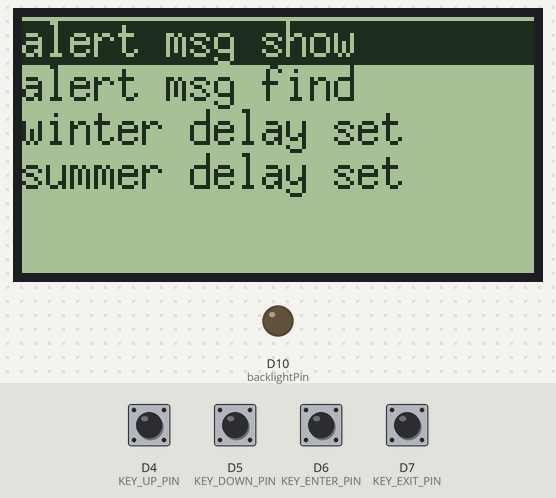
This sketch was run on a simulated Arduino Zero (SAMD21). Shown: 128×64 one-colour display, output pins drawn as LEDs (lit = HIGH). The inputs (shaded band) are chosen by the test bench; at power-on: D4 (KEY_UP_PIN), D5 (KEY_DOWN_PIN), D6 (KEY_ENTER_PIN), D7 (KEY_EXIT_PIN) HIGH. What the sketch prints to the serial monitor is not drawn.

Above: at 2.2 s.
2.3 s: D5 (KEY_DOWN_PIN) pulled LOW for 1 s
At 2.9 s:
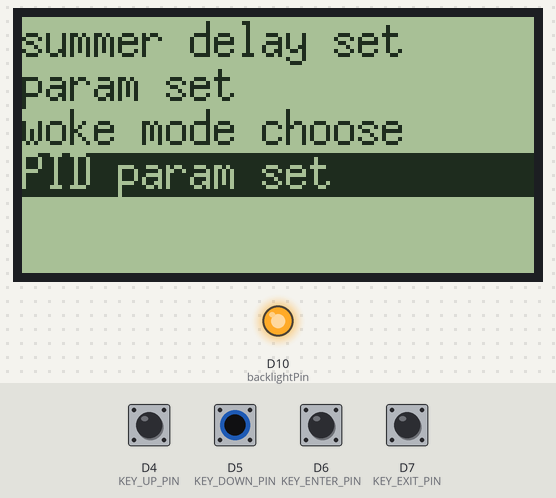
4.8 s: D4 (KEY_UP_PIN) pulled LOW for 0.15 s
At 5.5 s:
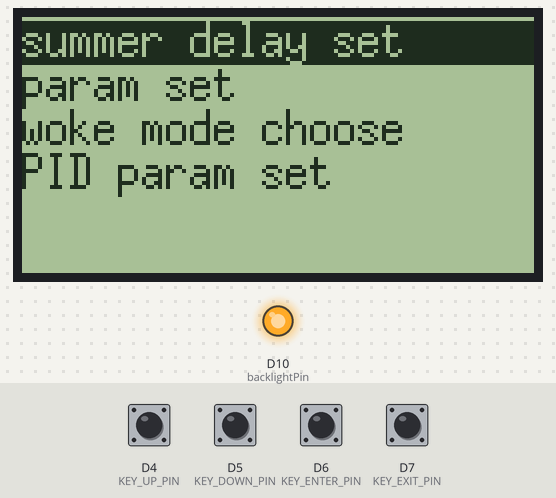
6.4 s: D4 (KEY_UP_PIN) pulled LOW for 1 s
At 6.5 s:
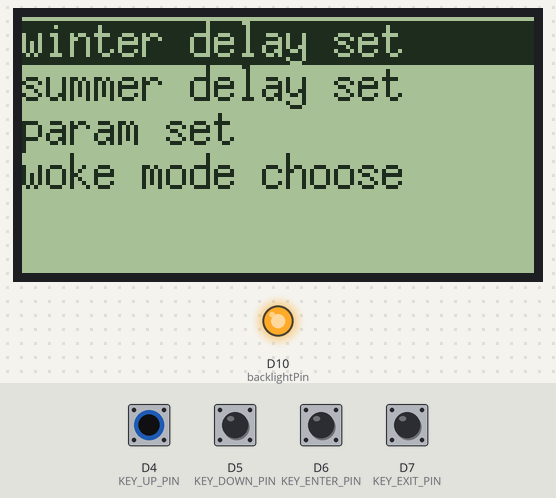
8.9 s: D5 (KEY_DOWN_PIN) pulled LOW for 0.15 s
At 9.8 s:
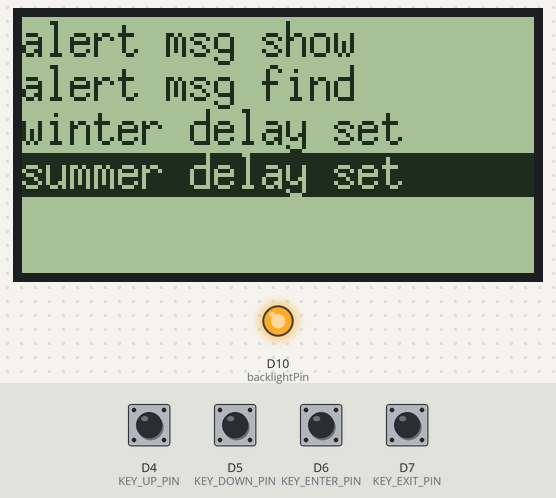
10.5 s: D5 (KEY_DOWN_PIN) pulled LOW for 0.15 s
At 10.6 s:
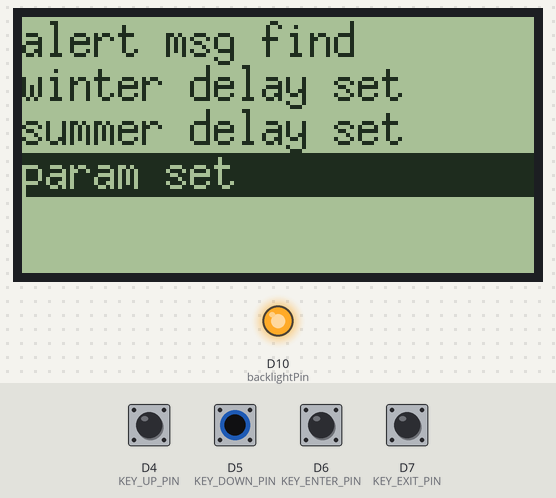
Timing chart, 0 to 17.1 s (numbered marks = the images above; inputs shaded):
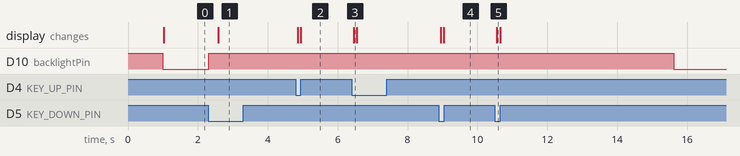

The sketch:

main.ino
```cpp
/*

    created by Mr.Chen

*/

#include "config.h"
#include "myfunctions.h"


void setup()
{
  pinMode(backlightPin, OUTPUT);
  Backlight("ON");
  /* 控制按键初始化 */
  keyObj.Initialise();

  /* 菜单之间的关联性设置 */
  main_menu[2].next = set_winter_delay;
  set_winter_delay[0].prev = main_menu;
  main_menu[3].next = set_summer_delay;
  set_summer_delay[0].prev = main_menu;
  main_menu[4].next = set_param_values;
  set_param_values[0].prev = main_menu;
  main_menu[5].next = set_work_mode;
  set_work_mode[0].prev = main_menu;
  main_menu[6].next = set_PID_values;
  set_PID_values[0].prev = main_menu;

  // 初始化当前菜单为第一集
  cur_item = main_menu;
  prev_item = NULL;
  // 当前选择菜单内第一项
  cur_item_index = 0;
  // 从第一项开始显示菜单
  disp_start_index = 0;
  // 为了初始化过程看清楚，按时3秒
  delay(1000);
  // 初始化完成，清屏并关闭LCD背光
  Backlight("OFF");

  menu_draw_required = 1;

#ifdef DEBUG
  Serial.begin(9600);
  while (!Serial) {
    ; // wait for serial port to connect. Needed for native USB port only
  }
  Serial.println("menu start");
#endif

}

void loop()
{
  // picture loop
  if (  menu_draw_required != 0 ) {
    u8g.firstPage();
    do  {
      drawMenu();
    } while ( u8g.nextPage() );
    menu_draw_required = 0;
  }

  updateMenu();

}
```

my_u8g_front_lib.cpp
```cpp
//
///*
//   逻辑参数设置菜单
//   逻辑菜单表示菜单项中的action函数要执行逻辑设置动作，即设置某个参数的逻辑值
//   逻辑菜单只需两个菜单项代表true和false
//   需要遵守的规则为：菜单中的文本需要设置为“ON”和“OFF”，
//   在执行动作函数的时候，可以将正确的参数传递过去，
//   动作函数的规则参照函数说明
//*/
//// mymenu logic_menu[2] = {
////     {2, "ON", MENU_PARAM, NULL, NULL, NULL},
////     {2, "OFF", MENU_PARAM, NULL, NULL, NULL}
//// };
//
//
//// uint8_t delay_param[2][13] = { // 0:winter, 1:summer
////     { 10,10 }, // 启动延时 10s
////     { 180,180 }, // M2开到位 180s
////     { 180,180 }, // M1开到位 180s
////     { 3,3 }, // 延时开J1 3s
////     { 3,3 }, // 延时开B1 3s
////     { 3,3 }, // 延时开B2 3s
////     { 3,3 }, // 延时开B3 3s
////     { 3,3 }, // 延时开B4 3s
////     { 10,10 }, // 停机延时 10s
////     { 1200,0 }, // 加湿延时 1200s 和 0s
////     { 10,10 }, // 延时停风阀 10s
////     { 180,180 } // M2关到位 180s
//// };
//
//// 第一级菜单
//mymenu main_menu[8] = {
//    {8, "参数显示", 0, MENU_SUBMENU, NULL, NULL, NULL},
//    {8, "报警信息显示", 0, MENU_SUBMENU, NULL, NULL, NULL},
//    {8, "报警信息查询", 0, MENU_SUBMENU, NULL, NULL, NULL},
//    {8, "冬季延时设置", 0, MENU_SUBMENU, NULL, NULL, NULL},
//    {8, "夏季延时设置", 0, MENU_SUBMENU, NULL, NULL, NULL},
//    {8, "参数设置", 0, MENU_SUBMENU, NULL, NULL, NULL},
//    {8, "工作模式选择", 0, MENU_SUBMENU, NULL, NULL, NULL},
//    {8, "PID参数设置", 0, MENU_SUBMENU, NULL, NULL, NULL}
//};
//
//// 第二级菜单
//
//mymenu cur_alert_message = {1, "cur_alert_message", MENU_ACTION_NONE, NULL, NULL, NULL};
//mymenu record_alert_message[30];
//
//mymenu set_winter_delay[13] = {
//    {13, "01 启动延时:     s", 10, MENU_ACTION_NUMBER, NULL, NULL, NULL},
//    {13, "02 M2开到位:     s",180, MENU_ACTION_NUMBER, NULL, NULL, NULL},
//    {13, "03 M1开到位:     s",180, MENU_ACTION_NUMBER, NULL, NULL, NULL},
//    {13, "04 延时开J1:     s",  3, MENU_ACTION_NUMBER, NULL, NULL, NULL},
//    {13, "05 延时开B1:     s",  3, MENU_ACTION_NUMBER, NULL, NULL, NULL},
//    {13, "06 延时开B2:     s",  3, MENU_ACTION_NUMBER, NULL, NULL, NULL},
//    {13, "07 延时开B3:     s",  3, MENU_ACTION_NUMBER, NULL, NULL, NULL},
//    {13, "08 延时开B4:     s",  3, MENU_ACTION_NUMBER, NULL, NULL, NULL},
//    {13, "09 停机延时:     s", 10, MENU_ACTION_NUMBER, NULL, NULL, NULL},
//    {13, "10 加湿延时:     s",1200, MENU_ACTION_NUMBER, NULL, NULL, NULL},
//    {13, "11 延时停阈:     s", 10, MENU_ACTION_NUMBER, NULL, NULL, NULL},
//    {13, "12 M2关延时:     s",180, MENU_ACTION_NUMBER, NULL, NULL, NULL},
//    {13, "13 M1关延时:     s",180, MENU_ACTION_NUMBER, NULL, NULL, NULL}
//};
//
//mymenu set_summer_delay[13] = {
//    {13, "14 启动延时:    s", 10, MENU_ACTION_NUMBER, NULL, NULL, NULL},
//    {13, "15 M2开到位:    s",180, MENU_ACTION_NUMBER, NULL, NULL, NULL},
//    {13, "16 M1开到位:    s",180, MENU_ACTION_NUMBER, NULL, NULL, NULL},
//    {13, "17 延时开J1:    s",  3, MENU_ACTION_NUMBER, NULL, NULL, NULL},
//    {13, "18 延时开B1:    s",  0, MENU_ACTION_NUMBER, NULL, NULL, NULL},
//    {13, "19 延时开B2;    s",  0, MENU_ACTION_NUMBER, NULL, NULL, NULL},
//    {13, "20 延时开B3;    s",  3, MENU_ACTION_NUMBER, NULL, NULL, NULL},
//    {13, "21 延时开B4:    s",  0, MENU_ACTION_NUMBER, NULL, NULL, NULL},
//    {13, "22 停机延时:    s", 10, MENU_ACTION_NUMBER, NULL, NULL, NULL},
//    {13, "23 加湿延时:    s",  0, MENU_ACTION_NUMBER, NULL, NULL, NULL},
//    {13, "24 延时停阈:    s", 10, MENU_ACTION_NUMBER, NULL, NULL, NULL},
//    {13, "25 M2关延时:    s",180, MENU_ACTION_NUMBER, NULL, NULL, NULL},
//    {13, "26 M1关延时:    s",180, MENU_ACTION_NUMBER, NULL, NULL, NULL}
//};
//
//mymenu set_param_values[8] = {
//    {8, "T01 =     'C",  0, MENU_ACTION_NUMBER, NULL, NULL, NULL},
//    {8, "F01 =      %",  0, MENU_ACTION_NUMBER, NULL, NULL, NULL},
//    {8, "T02 =     'C",  0, MENU_ACTION_NUMBER, NULL, NULL, NULL},
//    {8, "F02 =      %",  0, MENU_ACTION_NUMBER, NULL, NULL, NULL},
//    {8, "T03 =     'C",  0, MENU_ACTION_NUMBER, NULL, NULL, NULL},
//    {8, "F03 =      %",  0, MENU_ACTION_NUMBER, NULL, NULL, NULL},
//    {8, "T05 =     'C",  0, MENU_ACTION_NUMBER, NULL, NULL, NULL},
//    {8, "F05 =      %",  0, MENU_ACTION_NUMBER, NULL, NULL, NULL}
//};
//
//mymenu set_work_pattern[6] = {
//    {6, "模式1", 0, MENU_ACTION_LOGIC, NULL, NULL, NULL},
//    {6, "模式2", 0, MENU_ACTION_LOGIC, NULL, NULL, NULL},
//    {6, "模式3", 0, MENU_ACTION_LOGIC, NULL, NULL, NULL},
//    {6, "模式4", 0, MENU_ACTION_LOGIC, NULL, NULL, NULL},
//    {6, "模式5", 0, MENU_ACTION_LOGIC, NULL, NULL, NULL},
//    {6, "模式6", 0, MENU_ACTION_LOGIC, NULL, NULL, NULL}
//};
//
//mymenu set_PID_values[6] = {
//    {6, "PID1参数", 0, MENU_ACTION_NONE, NULL, NULL, NULL},
//    {6, "P1 = ", 0, MENU_ACTION_NUMBER, NULL, NULL, NULL},
//    {6, "I1 = ", 0, MENU_ACTION_NUMBER, NULL, NULL, NULL},
//    {6, "PID2参数", 0, MENU_ACTION_NONE, NULL, NULL, NULL},
//    {6, "P2 = ", 0, MENU_ACTION_NUMBER, NULL, NULL, NULL},
//    {6, "I2 = ", 0, MENU_ACTION_NUMBER, NULL, NULL, NULL}
//};
```

myfunctions.cpp
```cpp
#include "config.h"
#include "myfunctions.h"
/*
   逻辑动作测试函数

   @var const char* stat 根据此参数来执行动作，这里测试PIN13的LED
*/
//void ledtest(const char *stat)
//{
//    //根据参数决定LED开关
//#ifdef DEBUG
//    Serial.println(stat);
//#endif
//    digitalWrite(LED_PIN, strcmp(stat, "ON") ? LOW : HIGH);
//}

/*
   关闭LCD背光
   此函数符合菜单动作定义规则，即无返回值、一个字符串参数

   @var const char* stat 值为“ON"打开背光，为“OFF”关闭背光
*/
void Backlight(const char *stat)
{
    //这里定义了一个逻辑动作
    //根据参数决定LCD背光的开关
    digitalWrite(backlightPin, strcmp(stat, "ON") ? LOW : HIGH);
}

KEY::KEY(void) {};
KEY::~KEY(void) {};

void KEY::Initialise() {
    //设置按键为上拉电阻输入（低电平有效）
    pinMode(KEY_UP_PIN, INPUT_PULLUP);
    pinMode(KEY_DOWN_PIN, INPUT_PULLUP);
    pinMode(KEY_ENTER_PIN, INPUT_PULLUP);
    pinMode(KEY_EXIT_PIN, INPUT_PULLUP);

    // 初始化按键值为高电平
    k_down = HIGH;
    k_up = HIGH;
    k_enter = HIGH;
    k_exit = HIGH;
    old_k_up = HIGH;
    old_k_down = HIGH;
    old_k_enter = HIGH;
    old_k_exit = HIGH;
    // 按键开始计时
    starttime = millis();

}

int KEY::getKeyAction() {

    endtime = millis();
    //计算无按键时间，决定是否关闭LCD背光
    if (endtime - starttime > 5000) {
        Backlight("OFF");
    }

    old_k_up = digitalRead(KEY_UP_PIN);
    old_k_down = digitalRead(KEY_DOWN_PIN);
    old_k_enter = digitalRead(KEY_ENTER_PIN);
    old_k_exit = digitalRead(KEY_EXIT_PIN);

    delay(KEY_TREMBLE_TIME);

    k_up = digitalRead(KEY_UP_PIN);
    k_down = digitalRead(KEY_DOWN_PIN);
    k_enter = digitalRead(KEY_ENTER_PIN);
    k_exit = digitalRead(KEY_EXIT_PIN);

    //有键按下，打开LCD背光，计时清零
    if (k_up == LOW || k_down == LOW || k_enter == LOW || k_exit == LOW) {
        //myGLCD.disableSleep();
        Backlight("ON");
        starttime = endtime;
    }

    int key_action = KEY_NONE_ACTION;
    // 检测按键
    if (k_up == LOW && old_k_up == LOW) {
        key_action = KEY_UP_ACTION;
    }
    else if (k_down == LOW && old_k_down == LOW) {
        key_action = KEY_DOWN_ACTION;
    }
    else if (k_enter == LOW && old_k_enter == LOW) {
        key_action = KEY_ENTER_ACTION;
    }
    else if (k_exit == LOW && old_k_exit == LOW) {
        key_action = KEY_EXIT_ACTION;
    }
    else {
        key_action = KEY_NONE_ACTION;
    }

    return key_action;

}


void updateMenu(void)
{
    int cur_menu_num = cur_item[0].num;
    int idx = disp_start_index + cur_item_index;

    switch (keyObj.getKeyAction())
    {
    case KEY_UP_ACTION:
        if(flag_changing_param_val)
        {
            cur_item[idx].param_val += 0.1;
            break;
        }

        cur_item_index--;
        /* 菜单项上选择是否越界 */
        if (cur_item_index < 0)
        {
            cur_item_index = 0;
            disp_start_index--;
            if (disp_start_index < 0)   disp_start_index = 0;
        }

        break;
    case KEY_DOWN_ACTION:
        if(flag_changing_param_val)
        {
            cur_item[idx].param_val -= 0.1;
            break;
        }

        cur_item_index++;
        /* 菜单项下选择是否越界 */
        if (cur_item_index >= MENU_MAX_ROW || cur_item_index >= cur_menu_num)
        {
            if (cur_item_index >= cur_menu_num)	    cur_item_index = cur_menu_num - 1;
            if (cur_item_index >= MENU_MAX_ROW)	  cur_item_index = MENU_MAX_ROW - 1;
            if (disp_start_index + MENU_MAX_ROW < cur_menu_num)	disp_start_index ++;
        }
        break;
    case KEY_ENTER_ACTION:
        // 计算此时菜单项索引值
        if (cur_item[idx].next != NULL && cur_item[idx].type == MENU_SUBMENU)
        {
            // 条件成立说明此菜单项指向了下一级菜单
            prev_item = cur_item;
            cur_item = cur_item[idx].next;
            // 重置菜单项索引和绘图索引
            cur_item_index = 0;
            disp_start_index = 0;
        }
        else if ( cur_item[idx].type == MENU_ACTION_NUMBER )
        {
            flag_changing_param_val = true;
        }
        else if (cur_item[idx].type == MENU_ACTION_LOGIC)
        {
            //cur_item[idx].action();
        }
        break;
    case KEY_EXIT_ACTION:
        if(flag_changing_param_val)
        {
            flag_changing_param_val = false;
            break;
        }
        if (prev_item != NULL)
        {
            cur_item = prev_item;
            prev_item = cur_item[0].prev;
            // 重置菜单项索引和绘图索引
            cur_item_index = 0;
            disp_start_index = 0;

        }
        break;
    default:
        return;
        break;
    }
    menu_draw_required = true;

}


void drawMenu()
{

    int i, h;
    u8g_uint_t w, d;

    u8g.setFont(u8g_font_6x13);
    u8g.setFontRefHeightText();
    u8g.setFontPosTop();

    h = u8g.getFontAscent() - u8g.getFontDescent();
    w = u8g.getWidth();

    for ( i = 0; i < min(MENU_MAX_ROW,cur_item[0].num); i++ )
    {
        int idx_temp = i+disp_start_index;
        char *label = cur_item[idx_temp].label;
        if (cur_item[idx_temp].type == MENU_ACTION_NUMBER)
        {
            char char_temp[8];
            if (flag_changing_param_val)
                sprintf(char_temp,"U/D %10.0f",cur_item[idx_temp].param_val);
            else
                sprintf(char_temp,"    %10.0f",cur_item[idx_temp].param_val);

            for (int i_temp=0; i_temp < strlen(char_temp); i_temp++)
            {
                label[6 + i_temp] = char_temp[i_temp];
            }
        }

        d = (w - u8g.getStrWidth(label)) / 2;
        u8g.setDefaultForegroundColor();
        if ( i == cur_item_index )
        {
            u8g.drawBox(0, i * h + 1, w, h);
            u8g.setDefaultBackgroundColor();
        }
        //u8g.drawStr(d, i * h, label);
        u8g.drawStr(0, i * h, label);

    }

}


// 第一级菜单
mymenu main_menu[7] = {
    {7, "alert msg show", 0, MENU_SUBMENU, NULL, NULL, NULL},
    {7, "alert msg find", 0, MENU_SUBMENU, NULL, NULL, NULL},
    {7, "winter delay set", 0, MENU_SUBMENU, NULL, NULL, NULL},
    {7, "summer delay set", 0, MENU_SUBMENU, NULL, NULL, NULL},
    {7, "param set", 0, MENU_SUBMENU, NULL, NULL, NULL},
    {7, "woke mode choose", 0, MENU_SUBMENU, NULL, NULL, NULL},
    {7, "PID param set", 0, MENU_SUBMENU, NULL, NULL, NULL}
};

// 第二级菜单

mymenu cur_alert_message = {1, "cur_alert_message: ",0, MENU_ACTION_NONE, NULL, NULL, NULL};
mymenu record_alert_message[30];

mymenu set_winter_delay[13] = {
    {13, "01setupdey:    s", 10, MENU_ACTION_NUMBER, NULL, NULL, NULL},
    {13, "02M2done:      s",180, MENU_ACTION_NUMBER, NULL, NULL, NULL},
    {13, "03M1done:      s",180, MENU_ACTION_NUMBER, NULL, NULL, NULL},
    {13, "04delayJ1:     s",  3, MENU_ACTION_NUMBER, NULL, NULL, NULL},
    {13, "05delayB1:     s",  3, MENU_ACTION_NUMBER, NULL, NULL, NULL},
    {13, "06delayB2:     s",  3, MENU_ACTION_NUMBER, NULL, NULL, NULL},
    {13, "07delayB3:     s",  3, MENU_ACTION_NUMBER, NULL, NULL, NULL},
    {13, "08delayB4:     s",  3, MENU_ACTION_NUMBER, NULL, NULL, NULL},
    {13, "09shutdel:     s", 10, MENU_ACTION_NUMBER, NULL, NULL, NULL},
    {13, "10wetdel :     s",1200, MENU_ACTION_NUMBER, NULL, NULL, NULL},
    {13, "11delthr :     s", 10, MENU_ACTION_NUMBER, NULL, NULL, NULL},
    {13, "12M2close:     s",180, MENU_ACTION_NUMBER, NULL, NULL, NULL},
    {13, "13M1close:     s",180, MENU_ACTION_NUMBER, NULL, NULL, NULL}
};

mymenu set_summer_delay[13] = {
    {13, "14setupdey:    s", 10, MENU_ACTION_NUMBER, NULL, NULL, NULL},
    {13, "15M2done:      s",180, MENU_ACTION_NUMBER, NULL, NULL, NULL},
    {13, "16M1done:      s",180, MENU_ACTION_NUMBER, NULL, NULL, NULL},
    {13, "17delayJ1:     s",  3, MENU_ACTION_NUMBER, NULL, NULL, NULL},
    {13, "18delayB1:     s",  3, MENU_ACTION_NUMBER, NULL, NULL, NULL},
    {13, "19delayB2:     s",  3, MENU_ACTION_NUMBER, NULL, NULL, NULL},
    {13, "20delayB3:     s",  3, MENU_ACTION_NUMBER, NULL, NULL, NULL},
    {13, "21delayB4:     s",  3, MENU_ACTION_NUMBER, NULL, NULL, NULL},
    {13, "22shutdel:     s", 10, MENU_ACTION_NUMBER, NULL, NULL, NULL},
    {13, "23wetdel :     s",0, MENU_ACTION_NUMBER, NULL, NULL, NULL},
    {13, "24delthr :     s", 10, MENU_ACTION_NUMBER, NULL, NULL, NULL},
    {13, "25M2close:     s",180, MENU_ACTION_NUMBER, NULL, NULL, NULL},
    {13, "26M1close:     s",180, MENU_ACTION_NUMBER, NULL, NULL, NULL}
};

mymenu set_param_values[8] = {
    {8, "T01 =     'C",  10, MENU_ACTION_NUMBER, NULL, NULL, NULL},
    {8, "F01 =      %",  11, MENU_ACTION_NUMBER, NULL, NULL, NULL},
    {8, "T02 =     'C",  12, MENU_ACTION_NUMBER, NULL, NULL, NULL},
    {8, "F02 =      %",  13, MENU_ACTION_NUMBER, NULL, NULL, NULL},
    {8, "T03 =     'C",  13, MENU_ACTION_NUMBER, NULL, NULL, NULL},
    {8, "F03 =      %",  14, MENU_ACTION_NUMBER, NULL, NULL, NULL},
    {8, "T05 =     'C",  54, MENU_ACTION_NUMBER, NULL, NULL, NULL},
    {8, "F05 =      %",  16, MENU_ACTION_NUMBER, NULL, NULL, NULL}
};

mymenu set_work_mode[6] = {
    {6, "mode 1", 0, MENU_ACTION_LOGIC, NULL, NULL, NULL},
    {6, "mode 2", 0, MENU_ACTION_LOGIC, NULL, NULL, NULL},
    {6, "mode 3", 0, MENU_ACTION_LOGIC, NULL, NULL, NULL},
    {6, "mode 4", 0, MENU_ACTION_LOGIC, NULL, NULL, NULL},
    {6, "mdoe 5", 0, MENU_ACTION_LOGIC, NULL, NULL, NULL},
    {6, "mode 6", 0, MENU_ACTION_LOGIC, NULL, NULL, NULL}
};

mymenu set_PID_values[6] = {
    {6, "PID1 param", 0, MENU_ACTION_NONE, NULL, NULL, NULL},
    {6, "P1 = ", 12, MENU_ACTION_NUMBER, NULL, NULL, NULL},
    {6, "I1 = ", 12, MENU_ACTION_NUMBER, NULL, NULL, NULL},
    {6, "PID2 param", 0, MENU_ACTION_NONE, NULL, NULL, NULL},
    {6, "P2 = ", 13, MENU_ACTION_NUMBER, NULL, NULL, NULL},
    {6, "I2 = ", 13, MENU_ACTION_NUMBER, NULL, NULL, NULL}
};


// 定义菜单操作需要的全局变量
// 分别为当前菜单、上一级菜单、当前菜单项索引和开始显示的菜单项索引
mymenu *cur_item, *prev_item;
int cur_item_index, disp_start_index;

bool menu_draw_required = false;
bool flag_changing_param_val = false;

U8GLIB_ST7920_128X64_1X u8g(LCD_EN_PIN, LCD_RW_PIN, LCD_RS_PIN);
KEY keyObj;
```

myfunctions.h
```cpp
#ifndef MYFUNCTIONS_H
#define MYFUNCTIONS_H

#include "config.h"


/*
   菜单结构
   一个数组既代表一级菜单，数组中的一个元素就是一个菜单项，就是一个单独的结构体，
   数组中的第一个元素中的num值很重要，表示本级菜单具有多少个菜单项。

   @var int num 本级菜单数量，必须在第一项中设置正确的菜单项数量
   @var char* label 菜单文本
   @var int type 此项类型，参考宏定义
   @var void (*action)(const char *) 指向动作的函数指针，此项要执行的具体动作函数
   @var mymenu* next 下一级菜单，只需在菜单的第一项设置，其他项置空（NULL）即可
   @var mymenu* prev 上一级菜单，同上
*/
typedef struct menu {
    int num;
    char label[20]; //display label
    float param_val;
    int type; //0:item, 1:submenu, 2:param
    void (*action)(const char *);
    struct menu * next;
    struct menu * prev;
} mymenu;


class KEY {
public:

    KEY();

    void Initialise();
    int getKeyAction();

   ~KEY();

private:

    // 定义按键消抖延时时间
    const int KEY_TREMBLE_TIME = 20;

    // 定义LCD背光显示计时变量，无按键操作超时就关闭背光
    unsigned long starttime;
    unsigned long endtime;

    int k_up,k_down,k_enter,k_exit;
    int old_k_up,old_k_down,old_k_enter,old_k_exit;

};


extern void ledtest(const char *stat);
extern void Backlight(const char *stat);
extern void updateMenu(void);
extern void drawMenu(void);

extern mymenu main_menu[7];
extern mymenu set_winter_delay[13];
extern mymenu set_summer_delay[13];
extern mymenu set_param_values[8];
extern mymenu set_work_mode[6];
extern mymenu set_PID_values[6];

extern mymenu *cur_item, *prev_item;
extern int cur_item_index, disp_start_index;

extern bool menu_draw_required;
extern bool flag_changing_param_val;

extern U8GLIB_ST7920_128X64_1X u8g;
extern KEY keyObj;


#endif
```

config.h
```cpp
#ifndef CONFIG_H
#define CONFIG_H

#define DEBUG

#include "Arduino.h"
#include "U8glib.h"

/* 定义arduino 引脚*/
// CONTROL KEY PIN
#define KEY_UP_PIN 4
#define KEY_DOWN_PIN 5
#define KEY_ENTER_PIN 6
#define KEY_EXIT_PIN 7
//LCD SPI Com: SCK = en = 13, MOSI = rw = 12, CS = di = 11
#define LCD_EN_PIN 13
#define LCD_RW_PIN 12
#define LCD_RS_PIN 11
#define backlightPin 10

// LCD屏幕上菜单的最大显示行数
#define MENU_MAX_ROW 4

/* 以下定义菜单项类型*/
#define MENU_SUBMENU 0 // 具有子菜单的菜单项
#define MENU_PARAM 1   // 参数项（用于执行参数设置）
#define MENU_ACTION_NONE 101  // 无动作的菜单项
#define MENU_ACTION_LOGIC 102  // 执行逻辑参数设置的菜单项（开/关、真/假等设置）
#define MENU_ACTION_NUMBER 103  // 执行数值调整设置的菜单项（时间、音量等设置）
#define MENU_ACTION_STRING 104  // 执行字符串设置的菜单项（欢迎语、LED显示文字等设置）

// KEY ACTION DEFINE
#define KEY_NONE_ACTION 0
#define KEY_UP_ACTION 1
#define KEY_DOWN_ACTION 2
#define KEY_ENTER_ACTION 3
#define KEY_EXIT_ACTION 4


#endif
```

Measured:
- after the input at 2.3 s, D10 (backlightPin): LOW → HIGH at once; the display: changes after 0.29 s (image 1)
- after the input at 4.8 s, the display: first changes after 0.05 s (image 2 shows a later state)
- after the input at 6.4 s, the display: changes after 0.06 s (image 3)
- after the input at 8.9 s, the display: first changes after 0.05 s (image 4 shows a later state)
- after the input at 10.5 s, D10 (backlightPin): HIGH → LOW after 5.1 s instead of 3.5 s; the display: changes after 0.06 s (image 5)
